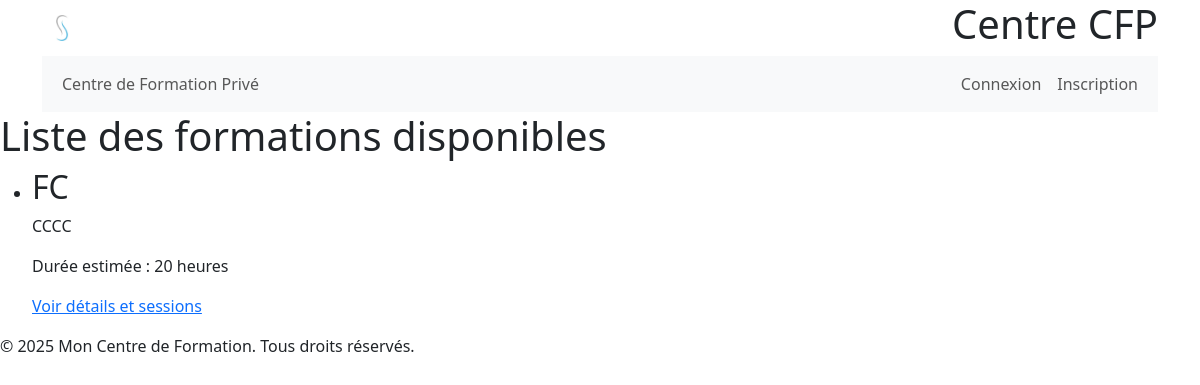
Page /formations/ on the committed database.
### gestion_formations/models.py (models this page shows, shortened)
class Formation(models.Model): # cours
    nom = models.CharField(max_length=255, verbose_name=_("Nom de la formation"))
    description = models.TextField(blank=True, null=True, verbose_name=_("Description"))
    duree_heures = models.PositiveIntegerField( blank=True, null=True, verbose_name=_("Durée totale en heures") ) # Durée totale estimée de la formation
    objectifs = models.TextField(blank=True, null=True, verbose_name=_("Objectifs"))
    prerequis = models.TextField(blank=True, null=True, verbose_name=_("Prérequis"))
    est_active = models.BooleanField(default=True, verbose_name=_("Est active"))
    class Meta:
        verbose_name = _("Formation")
        verbose_name_plural = _("Formations")

### gestion_formations/views.py (the view)
# urls.py: path('', views.formation_list, name='list'),
def formation_list(request):
    formations = Formation.objects.filter(est_active=True)
    context = {
        'formations': formations,
        'titre_page': 'Liste des formations disponibles' # Un titre pour la page
    }
    return render(request, 'gestion_formations/formation_list.html', context)

### gestion_formations/templates/gestion_formations/formation_list.html (shortened to what this page needs)
{% extends 'base.html' %}
{% block content %}
    <h1>{{ titre_page }}</h1>
    {% if formations %}
        <ul>
            {% for formation in formations %}
                <li>
                    <h2>{{ formation.nom }}</h2>
                    <p>{{ formation.description|truncatechars:200 }}</p>
                    <p>Durée estimée : {{ formation.duree_heures|default:"Non spécifié" }} heures</p>
                    <p><a href="{% url 'gestion_formations:detail' formation.pk %}">Voir détails et sessions</a></p>
                </li>
            {% endfor %}
        </ul>
    {% else %}
        <p>Aucune formation active n'est disponible pour le moment.</p>
    {% endif %}
{% endblock %}

### rows in the picture
Formation: nom "FC", description "CCCC", duree_heures "20"

### other values in the picture
{{ titre_page }} "Liste des formations disponibles"
